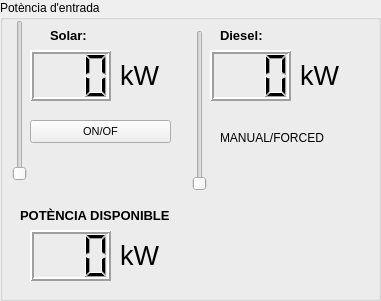
   <widget class="QGroupBox" name="groupBox">
    <property name="geometry">
     <rect>
      <x>10</x>
      <y>20</y>
      <width>381</width>
      <height>301</height>
     </rect>
    </property>
    <property name="title">
     <string>Potència d'entrada</string>
    </property>
    <widget class="QLCDNumber" name="lcdNumber_7">
     <property name="geometry">
      <rect>
       <x>210</x>
       <y>50</y>
       <width>81</width>
       <height>51</height>
      </rect>
     </property>
     <property name="font">
      <font>
       <family>Arial</family>
       <pointsize>10</pointsize>
       <weight>75</weight>
       <bold>true</bold>
      </font>
     </property>
     <property name="lineWidth">
      <number>2</number>
     </property>
     <property name="digitCount">
      <number>3</number>
     </property>
    </widget>
    <widget class="QLabel" name="label_4">
     <property name="geometry">
      <rect>
       <x>220</x>
       <y>20</y>
       <width>61</width>
       <height>31</height>
      </rect>
     </property>
     <property name="font">
      <font>
       <family>Arial</family>
       <pointsize>10</pointsize>
       <weight>75</weight>
       <bold>true</bold>
      </font>
     </property>
     <property name="text">
      <string>Diesel:</string>
     </property>
    </widget>
    <widget class="QSlider" name="verticalSlider_2">
     <property name="geometry">
      <rect>
       <x>190</x>
       <y>30</y>
       <width>20</width>
       <height>161</height>
      </rect>
     </property>
     <property name="cursor">
      <cursorShape>SizeVerCursor</cursorShape>
     </property>
     <property name="maximum">
      <number>255</number>
     </property>
    </widget>
    <widget class="QLCDNumber" name="lcdNumber_6">
     <property name="geometry">
      <rect>
       <x>30</x>
       <y>50</y>
       <width>81</width>
       <height>51</height>
      </rect>
     </property>
     <property name="font">
      <font>
       <family>Arial</family>
       <pointsize>10</pointsize>
       <weight>75</weight>
       <bold>true</bold>
      </font>
     </property>
     <property name="lineWidth">
      <number>2</number>
     </property>
     <property name="digitCount">
      <number>3</number>
     </property>
    </widget>
    <widget class="QLabel" name="label">
     <property name="geometry">
      <rect>
       <x>50</x>
       <y>20</y>
       <width>171</width>
       <height>31</height>
      </rect>
     </property>
     <property name="font">
      <font>
       <family>Arial</family>
       <pointsize>10</pointsize>
       <weight>75</weight>
       <bold>true</bold>
      </font>
     </property>
     <property name="contextMenuPolicy">
      <enum>Qt::NoContextMenu</enum>
     </property>
     <property name="text">
      <string>Solar:</string>
     </property>
    </widget>
    <widget class="QSlider" name="verticalSlider_1">
     <property name="enabled">
      <bool>true</bool>
     </property>
     <property name="geometry">
      <rect>
       <x>10</x>
       <y>20</y>
       <width>20</width>
       <height>161</height>
      </rect>
     </property>
     <property name="cursor">
      <cursorShape>SizeVerCursor</cursorShape>
     </property>
     <property name="maximum">
      <number>255</number>
     </property>
    </widget>
    <widget class="QLCDNumber" name="lcdNumber_9">
     <property name="geometry">
      <rect>
       <x>30</x>
       <y>230</y>
       <width>81</width>
       <height>51</height>
      </rect>
     </property>
     <property name="font">
      <font>
       <family>Arial</family>
       <pointsize>10</pointsize>
       <weight>75</weight>
       <bold>true</bold>
      </font>
     </property>
     <property name="lineWidth">
      <number>2</number>
     </property>
     <property name="digitCount">
      <number>3</number>
     </property>
    </widget>
    <widget class="QLabel" name="label_2">
     <property name="geometry">
      <rect>
       <x>20</x>
       <y>200</y>
       <width>191</width>
       <height>31</height>
      </rect>
     </property>
     <property name="font">
      <font>
       <family>Arial</family>
       <pointsize>10</pointsize>
       <weight>75</weight>
       <bold>true</bold>
      </font>
     </property>
     <property name="text">
      <string>POTÈNCIA DISPONIBLE</string>
     </property>
    </widget>
    <widget class="QPushButton" name="pushButton_1">
     <property name="geometry">
      <rect>
       <x>30</x>
       <y>120</y>
       <width>141</width>
       <height>23</height>
      </rect>
     </property>
     <property name="font">
      <font>
       <family>Arial</family>
       <pointsize>8</pointsize>
      </font>
     </property>
     <property name="text">
      <string>ON/OF</string>
     </property>
    </widget>
    <widget class="QLabel" name="label_10">
     <property name="geometry">
      <rect>
       <x>120</x>
       <y>50</y>
       <width>121</width>
       <height>51</height>
      </rect>
     </property>
     <property name="font">
      <font>
       <family>Arial</family>
       <pointsize>20</pointsize>
       <weight>50</weight>
       <bold>false</bold>
      </font>
     </property>
     <property name="contextMenuPolicy">
      <enum>Qt::NoContextMenu</enum>
     </property>
     <property name="text">
      <string>kW</string>
     </property>
    </widget>
    <widget class="QLabel" name="label_11">
     <property name="geometry">
      <rect>
       <x>300</x>
       <y>50</y>
       <width>121</width>
       <height>51</height>
      </rect>
     </property>
     <property name="font">
      <font>
       <family>Arial</family>
       <pointsize>20</pointsize>
       <weight>50</weight>
       <bold>false</bold>
      </font>
     </property>
     <property name="contextMenuPolicy">
      <enum>Qt::NoContextMenu</enum>
     </property>
     <property name="text">
      <string>kW</string>
     </property>
    </widget>
    <widget class="QLabel" name="label_13">
     <property name="geometry">
      <rect>
       <x>120</x>
       <y>230</y>
       <width>121</width>
       <height>51</height>
      </rect>
     </property>
     <property name="font">
      <font>
       <family>Arial</family>
       <pointsize>20</pointsize>
       <weight>50</weight>
       <bold>false</bold>
      </font>
     </property>
     <property name="contextMenuPolicy">
      <enum>Qt::NoContextMenu</enum>
     </property>
     <property name="text">
      <string>kW</string>
     </property>
    </widget>
    <widget class="QLabel" name="label_3">
     <property name="geometry">
      <rect>
       <x>220</x>
       <y>130</y>
       <width>131</width>
       <height>16</height>
      </rect>
     </property>
     <property name="text">
      <string>MANUAL/FORCED</string>
     </property>
    </widget>
   </widget>
